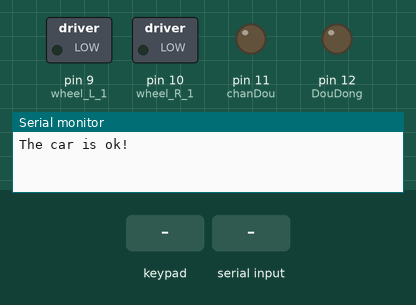
This sketch was run on a simulated Arduino Uno, built with avr-gcc and run on an emulated ATmega328P. Parts: switched loads named in the sketch (green lamp = pin HIGH), output pins drawn as LEDs (lit = HIGH), the last lines printed to the serial monitor. The inputs (shaded band) are chosen by the test bench.

Above: at 1.2 s.
1.3 s: key 'U' pressed
At 2.6 s:
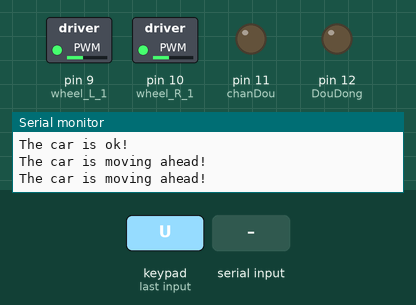
2.9 s: "S" received over the second serial link
At 3.7 s:
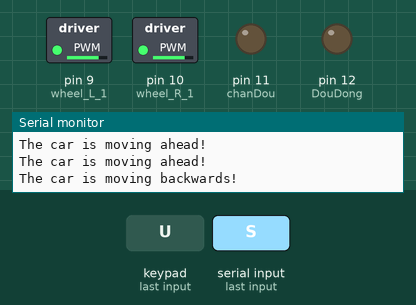
4.5 s: key 'L' pressed
At 5.9 s:
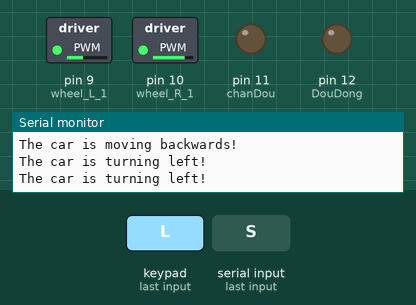
6.2 s: "D" received over the second serial link
At 7.0 s:
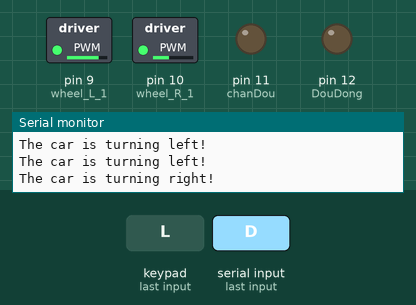
7.8 s: key 'O' pressed
At 8.9 s:
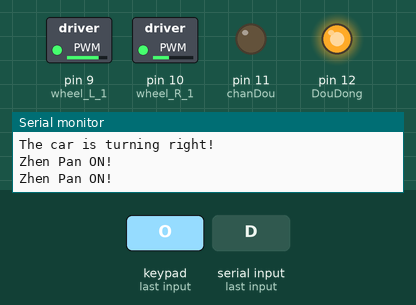
9.4 s: "B" received over the second serial link
At 10.3 s:
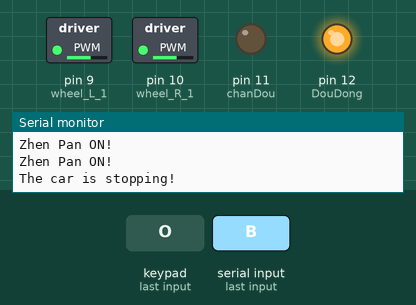
Timing chart, 0 to 11.9 s (numbered marks = the images above; inputs shaded):
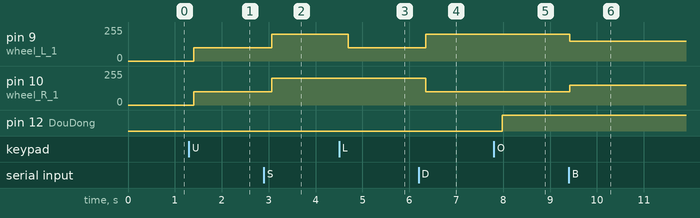

The sketch:

car.ino
```cpp
#include <SoftwareSerial.h>
#include <PS2X_lib.h>

/**********手柄引脚定义**********/
#define PS2_DAT 4
#define PS2_CMD 5
#define PS2_SEL 6
#define PS2_CLK 7

PS2X ps2x;

char serial_data;  // 将从串口读入的消息存储在该变量中

int wheel_R_1 = 10;  // 右轮in1对应Arduino 5号引脚
int wheel_L_1 = 9;   // 左轮in3对应Arduino 9号引脚

int chanDou = 11;  // 铲斗
int DouDong = 12;  // 振盘


int speed = 100;

/*0
顺 100
*150
逆200
*255
*/

#define signal_ahead_l 100
#define signal_ahead_r 100

#define signal_backwards_l 200
#define signal_backwards_r 200

#define signal_left_l 100
#define signal_left_r 200

#define signal_right_l 200
#define signal_right_r 100

#define signal_stop 150

#define signal_chanDou 0

//RX---2
//TX---3

SoftwareSerial softSerial1(2, 3);

void setup() {
  ps2x.config_gamepad(PS2_CLK, PS2_CMD, PS2_SEL, PS2_DAT, false, false);
  // 配置所有控制轮的引脚为输出
  pinMode(wheel_L_1, OUTPUT);
  pinMode(wheel_R_1, OUTPUT);
  pinMode(chanDou, OUTPUT);
  pinMode(DouDong, OUTPUT);
  // 配置蓝牙串口波特率
  Serial.begin(9600);
  softSerial1.begin(9600);
  Serial.println("The car is ok!");
}

int pwm_value_pin=0;

void loop() {
  ps2x.read_gamepad();
  if (ps2x.Button(PSB_PAD_UP)) {
      move_ahead();                                //直行的函数
      Serial.println("The car is moving ahead!");  //手机蓝牙端显示
      softSerial1.println("The car is moving ahead!");
    }
    // 如果接收到 x ，后退
    else if (ps2x.Button(PSB_PAD_DOWN)) {
      move_backwards();
      Serial.println("The car is moving backwards!");
      softSerial1.println("The car is moving backwards!");
    }
    // 如果接收到 a ，左转
    else if (ps2x.Button(PSB_PAD_LEFT)) {
      turn_left();
      Serial.println("The car is turning left!");
      softSerial1.println("The car is turning left!");
    }
    // 如果接收到 d ，右转
    else if (ps2x.Button(PSB_PAD_RIGHT)) {
      turn_right();
      Serial.println("The car is turning right!");
      softSerial1.println("The car is turning right!");
    }
    // 如果接收到 s ，停止
    else if (ps2x.Button(PSB_R2)||ps2x.Button(PSB_R3)) {
      stop();
      Serial.println("The car is stopping!");
      softSerial1.println("The car is stopping!");
    }
    // 如果接收到 h ，提升铲斗
    else if (ps2x.Button(PSB_TRIANGLE)) {
      up_chanDou();
      Serial.println("Chan dou UP!");
      softSerial1.println("Chan dou UP!");
    }
    else if (ps2x.Button(PSB_SQUARE)) {
      down_chanDou();
      Serial.println("Chan dou Down!");
      softSerial1.println("Chan dou Down!");
    }
    else if (ps2x.Button(PSB_R3)) {
      stop_chanDou();
      Serial.println("Chan dou stop!");
      softSerial1.println("Chan dou stop!");
    }
    // 如果接收到 j ，振动盘打开
    else if (ps2x.Button(PSB_CIRCLE)) {
      DouDong_on();
      Serial.println("Zhen Pan ON!");
      softSerial1.println("Zhen Pan ON!");
    }
    // 如果接收到 k ，振动盘关闭
    else if (ps2x.Button(PSB_CROSS)) {
      DouDong_off();
      Serial.println("Zhen Pan OFF!");
      softSerial1.println("Zhen Pan OFF!");
    }
  delay(200);
  if (softSerial1.available()) {
    // 将从串口读入的消息存储在该变量中
    serial_data = softSerial1.read();
    //Serial.begin(serial_data);
    // 如果接收到 w ，直行
    if (serial_data == 'W') {
      move_ahead();                                //直行的函数
      Serial.println("The car is moving ahead!");  //手机蓝牙端显示
      softSerial1.println("The car is moving ahead!");
    }
    // 如果接收到 x ，后退
    else if (serial_data == 'S') {
      move_backwards();
      Serial.println("The car is moving backwards!");
      softSerial1.println("The car is moving backwards!");
    }
    // 如果接收到 a ，左转
    else if (serial_data == 'A') {
      turn_left();
      Serial.println("The car is turning left!");
      softSerial1.println("The car is turning left!");
    }
    // 如果接收到 d ，右转
    else if (serial_data == 'D') {
      turn_right();
      Serial.println("The car is turning right!");
      softSerial1.println("The car is turning right!");
    }
    // 如果接收到 s ，停止
    else if (serial_data == 'B') {
      stop();
      Serial.println("The car is stopping!");
      softSerial1.println("The car is stopping!");
    }
    // 如果接收到 h ，提升铲斗
    else if (serial_data == 'E') {
      up_chanDou();
      Serial.println("Chan dou UP!");
      softSerial1.println("Chan dou UP!");
    }
    else if (serial_data == 'F') {
      down_chanDou();
      Serial.println("Chan dou Down!");
      softSerial1.println("Chan dou Down!");
    }
    else if (serial_data == 'I') {
      stop_chanDou();
      Serial.println("Chan dou stop!");
      softSerial1.println("Chan dou stop!");
    }
    // 如果接收到 j ，振动盘打开
    else if (serial_data == 'G') {
      DouDong_on();
      Serial.println("Zhen Pan ON!");
      softSerial1.println("Zhen Pan ON!");
    }
    // 如果接收到 k ，振动盘关闭
    else if (serial_data == 'H') {
      DouDong_off();
      Serial.println("Zhen Pan OFF!");
      softSerial1.println("Zhen Pan OFF!");
    }
  }
}

// 定义直行函数
void move_ahead() {
  analogWrite(wheel_L_1, signal_ahead_l);
  analogWrite(wheel_R_1, signal_ahead_r);
}

// 定义后退函数
void move_backwards() {
  analogWrite(wheel_L_1, signal_backwards_l);
  analogWrite(wheel_R_1, signal_backwards_r);
}

// 定义左转函数
void turn_left() {
  analogWrite(wheel_L_1, signal_left_l);
  analogWrite(wheel_R_1, signal_left_r);
}

// 定义右转函数
void turn_right() {
  analogWrite(wheel_L_1, signal_right_l);
  analogWrite(wheel_R_1, signal_right_r);
}
//刹车
void stop() {
  analogWrite(wheel_L_1, signal_stop);
  analogWrite(wheel_R_1, signal_stop);
}

//提升铲斗
void up_chanDou() {
  analogWrite(chanDou, signal_ahead_l);
}
//降低铲斗
void down_chanDou() {
  analogWrite(chanDou, signal_backwards_l);
}

//停止铲斗
void stop_chanDou(){
  analogWrite(chanDou, signal_stop);
}

//振动盘打开
void DouDong_on() {
  digitalWrite(DouDong, 1);
}

//振动盘关闭
void DouDong_off() {
  digitalWrite(DouDong, 0);
}
```

Measured:
- after the input at 1.3 s, pin 9 (wheel_L_1), pin 10 (wheel_R_1): 0/255 → 100/255 after 0.10 s
- after the input at 2.9 s, pin 9 (wheel_L_1), pin 10 (wheel_R_1): 100/255 → 200/255 after 0.16 s
- after the input at 4.5 s, pin 9 (wheel_L_1): 200/255 → 100/255 after 0.20 s
- after the input at 6.2 s, pin 9 (wheel_L_1): 100/255 → 200/255 after 0.15 s; pin 10 (wheel_R_1): 200/255 → 100/255 after 0.15 s
- after the input at 7.8 s, pin 12 (DouDong): LOW → HIGH after 0.18 s
- after the input at 9.4 s, pin 9 (wheel_L_1): 200/255 → 150/255 at once; pin 10 (wheel_R_1): 100/255 → 150/255 at once
